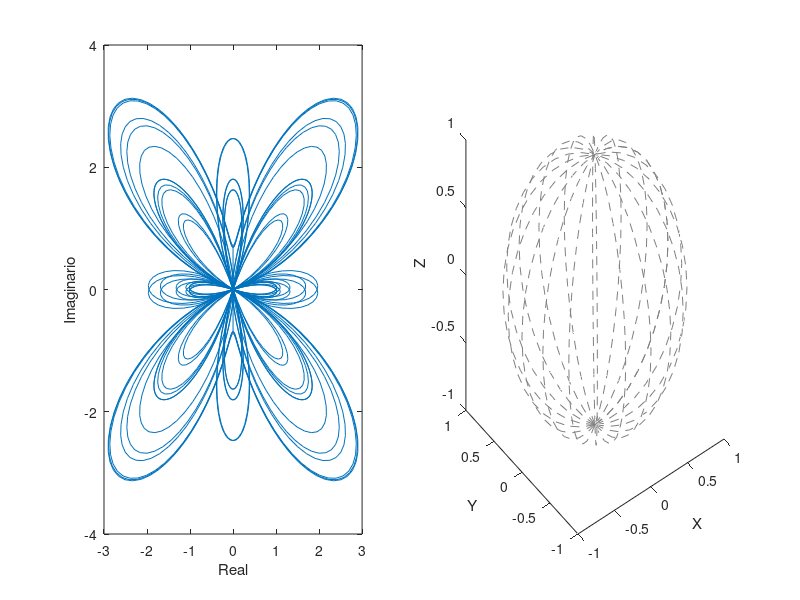

Reproduce this figure in MATLAB. (Note: this script raises an error after producing the figure.)
t = linspace(0,12*pi,1000);

X1=sin(t).*(exp(cos(t))-2.*cos(4*t)-(sin(t/12).^5));
Y1=cos(t).*(exp(cos(t))-2.*cos(4*t)-(sin(t/12).^5));
Y2 = -Y1;
X1 = [X1 X1];
Y1 = [Y1 Y2];

h=figure;
subplot(1,2,1);
plot(X1,Y1);
xlabel('Real')
ylabel('Imaginario')
subplot(1,2,2);
[X,Y,Z] = sphere(20);
plot3(X,Y,Z,'LineStyle','--','color',[0.5,0.5,0.5]);
xlabel('X')
ylabel('Y')
zlabel('Z')
hold on
[x1,y1,z1]=proyeccion(X1,Y1);
plot3(x1,y1,z1);

function [x,y,z]=proyeccion(x,y) %Proyeccion(X,Y) - Pseudocodigo

Z=complex(x,y); %Creo el vector de numeros imaginarios Z = X+iY
abs1 = abs(Z); %Sacando la norma de cada valor de la matriz

x = 2*real(Z)./(abs1.^2+1); %Sacando x_i
y = 2*imag(Z)./(abs1.^2+1); %Sacando y_i
z = (abs1.^2-1)./(abs1.^2+1); %Sacando z_i
%plot3(x,y,z,'Parent')
end